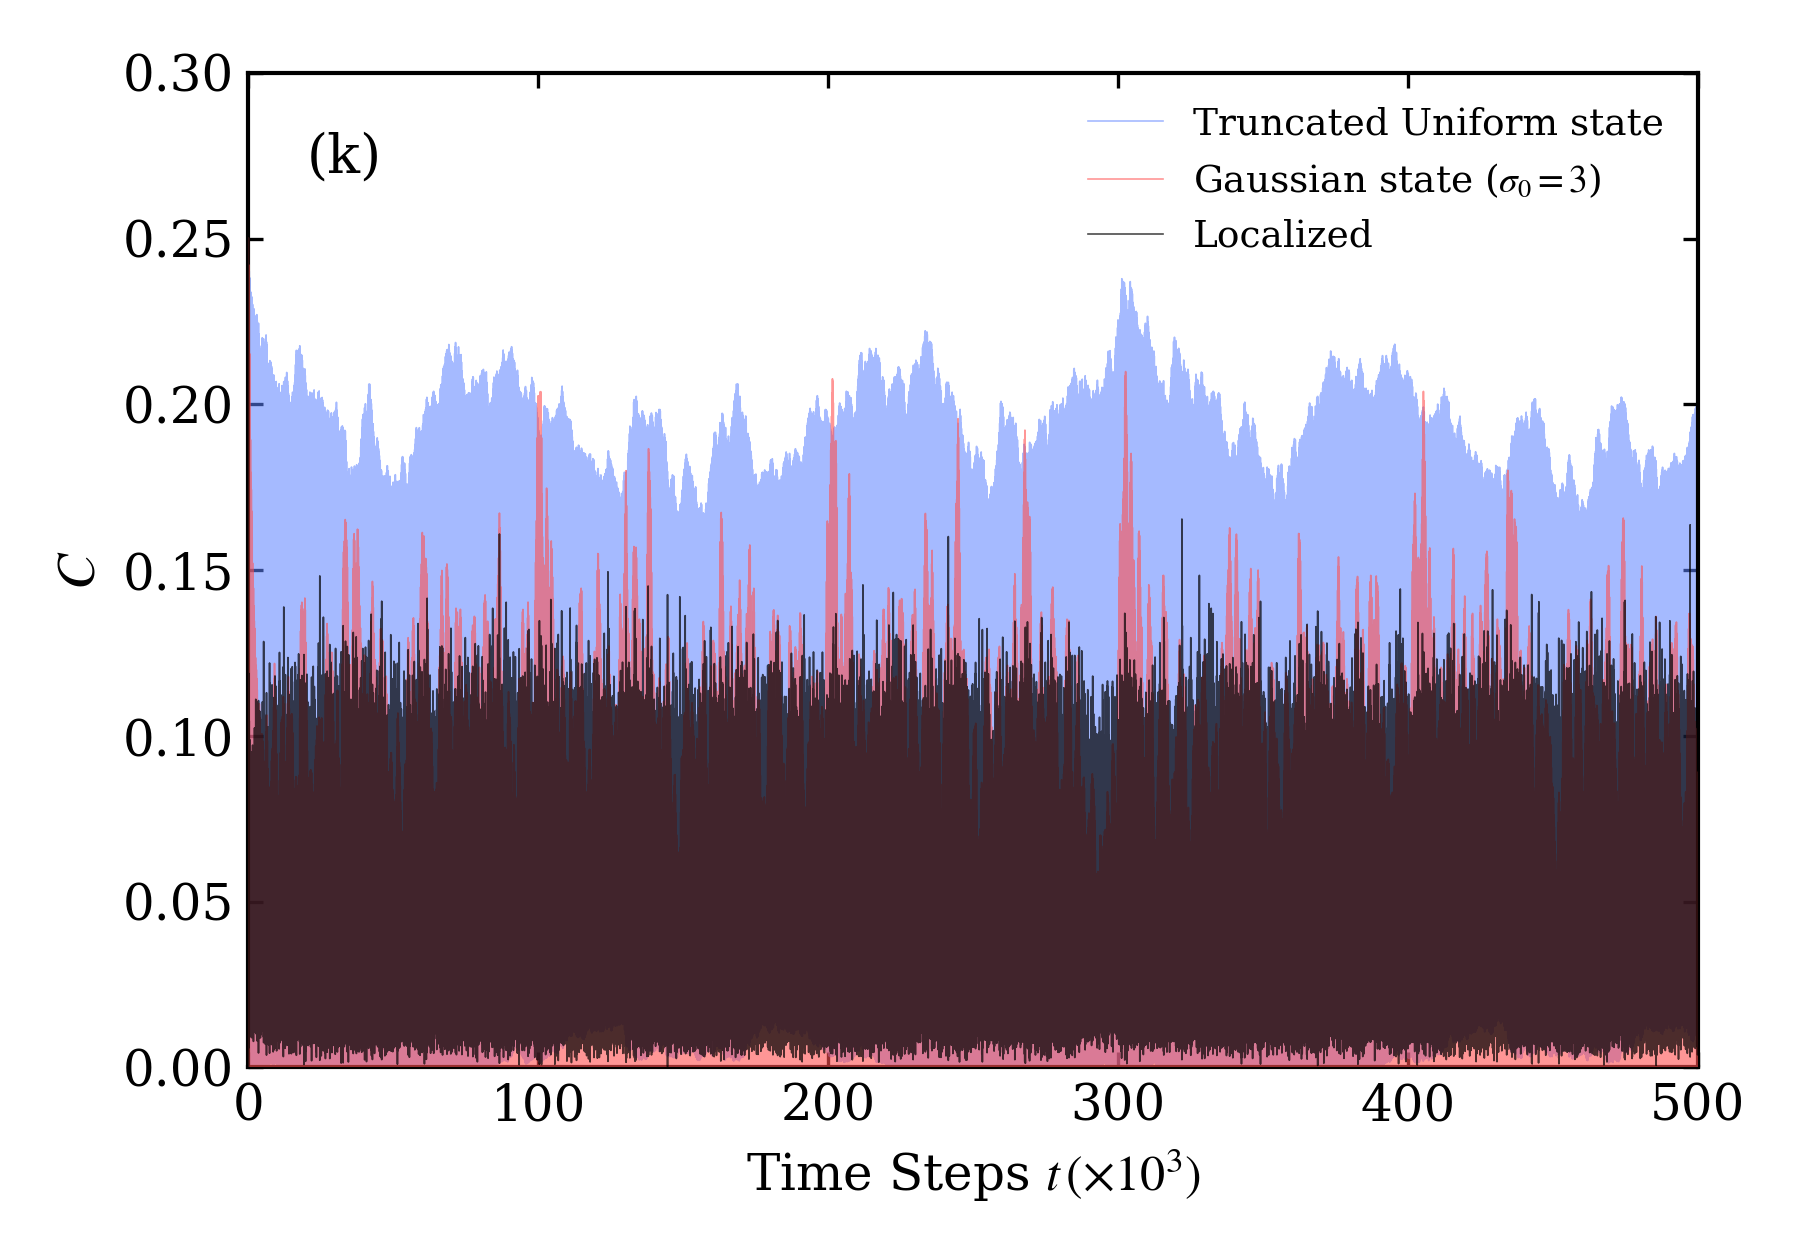

The Python source for this figure:
r"""
Reprodução do Painel (k) da FIG. 2
'Stiffness in Confined Quantum Walks'
Evolução em tempos longos da coerência de moeda C(t) até 5 x 10^5 passos (t in [0, 500] x 10^3).
"""

import numpy as np
import matplotlib.pyplot as plt
from qw_simulation import load_or_run_simulation, setup_matplotlib_style

def main():
    setup_matplotlib_style()
    data = load_or_run_simulation()
    
    t_max = 500_000
    t_axis = np.arange(t_max + 1) / 1000.0  # Em unidades de 10^3 passos
    
    c_loc = data['c_loc'][:t_max + 1]
    c_gauss = data['c_gauss'][:t_max + 1]
    c_unif = data['c_unif'][:t_max + 1]
    
    fig, ax = plt.subplots(figsize=(6, 4.2), dpi=200)
    
    ax.plot(t_axis, c_unif, color='#5c82ff', alpha=0.55, lw=0.4, label='Truncated Uniform state', zorder=2)
    ax.plot(t_axis, c_gauss, color='#ff5050', alpha=0.60, lw=0.4, label=r'Gaussian state ($\sigma_0 = 3$)', zorder=3)
    ax.plot(t_axis, c_loc, color='black', alpha=0.70, lw=0.4, label='Localized', zorder=4)
    
    # Rótulo do painel
    ax.text(0.04, 0.90, "(k)", transform=ax.transAxes, fontsize=13)
    
    ax.set_xlim(0, 500)
    ax.set_ylim(0.00, 0.30)
    ax.set_xticks(np.arange(0, 501, 100))
    ax.set_yticks(np.arange(0.00, 0.31, 0.05))
    ax.yaxis.set_major_formatter(plt.FormatStrFormatter('%.2f'))
    
    ax.set_xlabel(r"Time Steps $t \, (\times 10^3)$", fontsize=12)
    ax.set_ylabel(r"$C$", fontsize=13)
    ax.legend(frameon=False, loc="upper right", fontsize=9)
    
    plt.tight_layout()
    plt.savefig("fig2_panel_k.png", dpi=300)
    print("Salvo: fig2_panel_k.png")
    plt.close()

if __name__ == "__main__":
    main()
